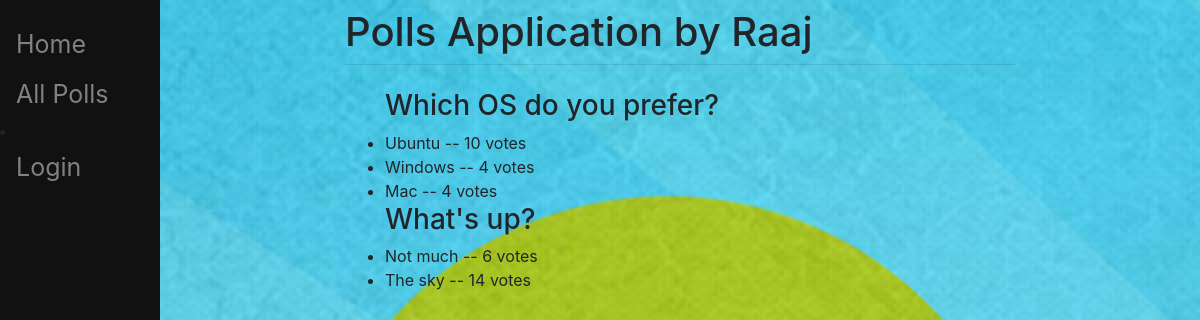
/all/, run on an earlier commit of the app's database.
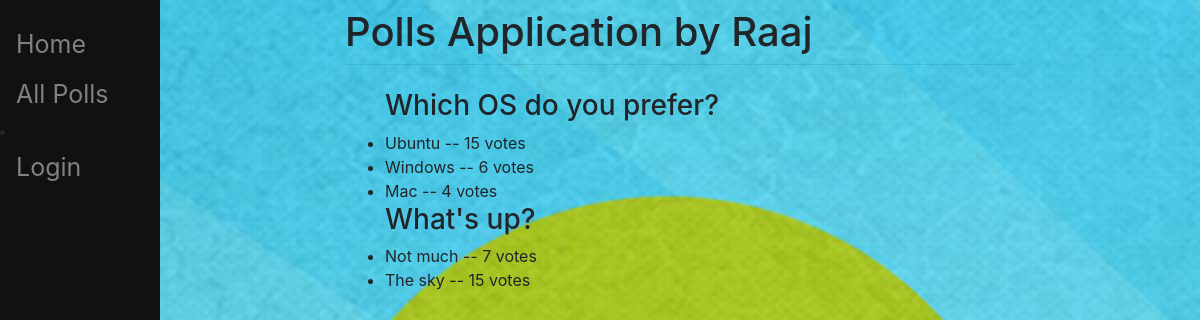
And on a later commit of the database.
### polls/models.py (models this page shows, shortened)
class Question(models.Model):
    question_text = models.CharField(max_length=200)
    pub_date = models.DateTimeField('date published')

class Choice(models.Model):
    question = models.ForeignKey(Question, on_delete=models.CASCADE)
    choice_text = models.CharField(max_length=200)
    votes = models.IntegerField(default=0)

### main/views.py (the view)
# urls.py: path('all/', views.AllView.as_view(), name='all'),
class AllView(generic.ListView):
    template_name = 'main/all.html'
    context_object_name = 'latest_question_list'
    def get_queryset(self):
        return Question.objects.filter(
            pub_date__lte = timezone.now()
        ).order_by('-pub_date')

### main/templates/main/all.html (shortened to what this page needs)
{% extends "main/base.html" %}
{% load static %}
{% block content %}
<link rel="stylesheet" type="text/css" href="{% static 'polls/style.css' %}">
{% if latest_question_list %}
    <ul>
    {% for question in latest_question_list %}
        <h3>{{ question.question_text }}</a></h3>
        {% for choice in question.choice_set.all %}
            <li>{{ choice.choice_text }} -- {{ choice.votes }} vote{{ choice.votes|pluralize }}</li>
        {% endfor %}
    {% endfor %}
    </ul>
{% else %}
    <p>No polls are available.</p>
{% endif %}
{% endblock %}

### main/templates/main/base.html (shortened to what this page needs)
<!DOCTYPE html>
<html lang="en">
<head>
    <link rel="stylesheet" href="https://stackpath.bootstrapcdn.com/bootstrap/4.1.3/css/bootstrap.min.css">
</head>
<body>
  <div class="sidenav">
    <a href="/">Home</a>
    <a href="/all">All Polls</a>
    {% if request.user.is_authenticated %}
      <li><a href="/logout">Logout</a></li>
    {% else %}
    <li><a href="/login">Login</a></li>
    {% endif %}
  </div>
  <div class="main">
    <div class="row justify-content-center">
      <div class="col-8">
        <h1 class="mt-2">Polls Application by Raaj</h1>
        <hr class="mt-0 mb-4">
        {% block content %}
        {% endblock %}
      </div>
    </div>
  </div>
</body>
</html>

### polls/static/polls/style.css (style rules this page uses)
li a { color: blue; }
body { background: white url("images/background.jpg") no-repeat; }

### main/templates/main/base.html (style rules this page uses)
.sidenav { height: 100%; width: 160px; position: fixed; z-index: 1; top: 0; left: 0; background-color: #111; overflow-x: hidden; padding-top: 20px; }
.sidenav a { padding: 6px 8px 6px 16px; text-decoration: none; font-size: 25px; color: #818181; display: block; }
.main { margin-left: 160px; padding: 0px 10px; }

What changed in the data, as far as the page shows it:
changed Choice "Ubuntu": votes "10" → "15"
changed Choice "Windows": votes "4" → "6"
changed Choice "Not much": votes "6" → "7"
changed Choice "The sky": votes "14" → "15"
